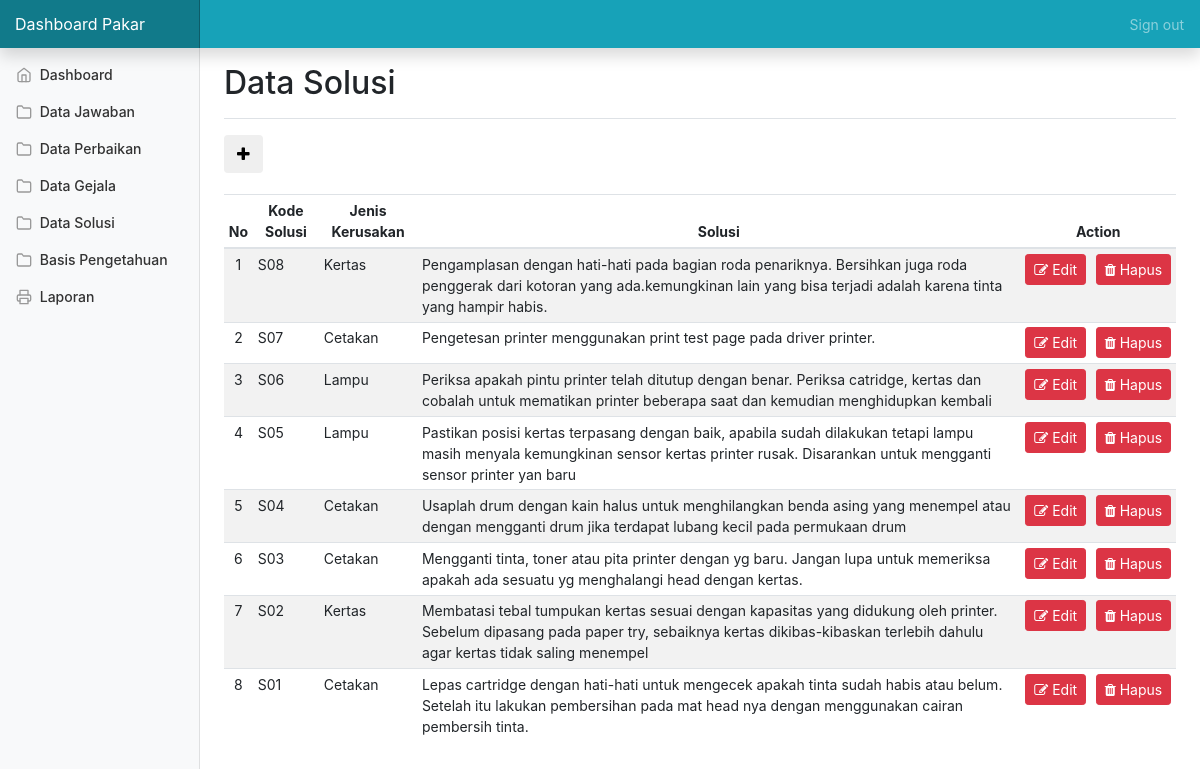
Screenshot of /pakar-solusi.php (signed in) with the database file from the repository.
### tables this page shows
CREATE TABLE `tb_solusi` (
  `kode_solusi` varchar(10) NOT NULL,
  `jeniskerusakan` varchar(30) NOT NULL,
  `isi_solusi` varchar(200) NOT NULL
);

### pakar-solusi.php (the view, shortened to what this page needs)
<?php
if(!isset($_SESSION['admin'])==1)
  {
header("location:loginpakar.php");
}
else{
 ?>
<!doctype html>
<html lang="en">
  <head>
    <link href="https://getbootstrap.com/docs/4.1/dist/css/bootstrap.min.css" rel="stylesheet">
    <link href="css/dashboard.css" rel="stylesheet">
    <link rel="stylesheet" href="https://cdnjs.cloudflare.com/ajax/libs/font-awesome/4.7.0/css/font-awesome.min.css">
  </head>
  <body>
    <nav class="navbar navbar-dark fixed-top bg-info flex-md-nowrap p-0 shadow">
      <a class="navbar-brand col-sm-3 col-md-2 mr-0" href="#">Dashboard Pakar</a>
      <ul class="navbar-nav px-3">
        <li class="nav-item text-nowrap">
          <a class="nav-link" href="proseslogout.php">Sign out</a>
        </li>
      </ul>
    </nav>
    <div class="container-fluid">
      <div class="row">
        <?php include 'pakar-sidebar.php';?>
        <main role="main" class="col-md-9 ml-sm-auto col-lg-10 px-4">
          <div class="d-flex justify-content-between flex-wrap flex-md-nowrap align-items-center pt-3 pb-2 mb-3 border-bottom">
            <h1 class="h2">Data Solusi</h1>
          </div>
          <a href="inputsolusi.php"><button type="button" class="btn btn-default">
            <span class="fa fa-plus" aria-hidden="true"></span>
          </button></a>
             <br> </br>
          <div class="table-responsive">
            <table class="table table-striped table-sm" style="text-align: center;" >
              <thead>
                <tr>
                  <th>No</th>
                  <th>Kode Solusi</th>
                  <th>Jenis Kerusakan</th>
                  <th>Solusi</th>
                  <th colspan="2">Action</th>
                </tr>
              </thead>
              <tbody>
                  <?php
                  $no=0;
                  $sql = "SELECT * from tb_solusi ORDER BY kode_solusi DESC";
                  $data = mysqli_query($connect,$sql);
                  while ($row = mysqli_fetch_assoc($data)) {
                    $no++;
                    echo "<tr>";
                      echo '<td>'.$no.'</td>';
                      echo '<td style="text-align: left;">'.$row['kode_solusi'].'</td>';
                      echo '<td style="text-align: left;">'.$row['jeniskerusakan'].'</td>';
                      echo '<td style="text-align: left;">'.$row['isi_solusi'].'</td>';
                      echo "<td><a type='submit' class='btn btn-sm btn-danger' href=editsolusi.php?id=".$row['kode_solusi']."><i class='fa fa-edit'></i> Edit</a></td>";
                      echo "<td><a type='submit' class='btn btn-sm btn-danger' href=hapussolusi.php?id=".$row['kode_solusi']." onClick=\"return confirm('Apakah yakin ingin menghapus kolom ini?')\"><i class='fa fa-trash'></i> Hapus</a></td>";
                  }
                  ?>
                </tr>
              </tbody>
            </table>
        </main>
      </div>
    </div>
  </body>
</html>
<?php }?>

### css/dashboard.css (style rules this page uses)
body { font-size: .875rem; }
[role="main"] { padding-top: 48px; }
.navbar-brand { padding-top: .75rem; padding-bottom: .75rem; font-size: 1rem; background-color: rgba(0, 0, 0, .25); box-shadow: inset -1px 0 0 rgba(0, 0, 0, .25); }

### rows the page displays
tb_solusi: kode_solusi "S08", jeniskerusakan "Kertas", isi_solusi "Pengamplasan dengan hati-hati pada bagian roda penariknya. Bersihkan juga roda penggerak dari kotoran yang ada.kemungkinan lain yang bisa terjadi adalah karena tinta yang hampir habis."
tb_solusi: kode_solusi "S07", jeniskerusakan "Cetakan", isi_solusi "Pengetesan printer menggunakan print test page pada driver printer."
tb_solusi: kode_solusi "S06", jeniskerusakan "Lampu", isi_solusi "Periksa apakah pintu printer telah ditutup dengan benar. Periksa catridge, kertas dan cobalah untuk mematikan printer beberapa saat dan kemudian menghidupkan kembali"
tb_solusi: kode_solusi "S05", jeniskerusakan "Lampu", isi_solusi "Pastikan posisi kertas terpasang dengan baik, apabila sudah dilakukan tetapi lampu masih menyala kemungkinan sensor kertas printer rusak. Disarankan untuk mengganti sensor printer yan baru"
tb_solusi: kode_solusi "S04", jeniskerusakan "Cetakan", isi_solusi "Usaplah drum dengan kain halus untuk menghilangkan benda asing yang menempel atau dengan mengganti drum jika terdapat lubang kecil pada permukaan drum"
tb_solusi: kode_solusi "S03", jeniskerusakan "Cetakan", isi_solusi "Mengganti tinta, toner atau pita printer dengan yg baru. Jangan lupa untuk memeriksa apakah ada sesuatu yg menghalangi head dengan kertas."
tb_solusi: kode_solusi "S02", jeniskerusakan "Kertas", isi_solusi "Membatasi tebal tumpukan kertas sesuai dengan kapasitas yang didukung oleh printer. Sebelum dipasang pada paper try, sebaiknya kertas dikibas-kibaskan terlebih dahulu agar kertas tidak saling menempel"
tb_solusi: kode_solusi "S01", jeniskerusakan "Cetakan", isi_solusi "Lepas cartridge dengan hati-hati untuk mengecek apakah tinta sudah habis atau belum. Setelah itu lakukan pembersihan pada mat head nya dengan menggunakan cairan pembersih tinta."
